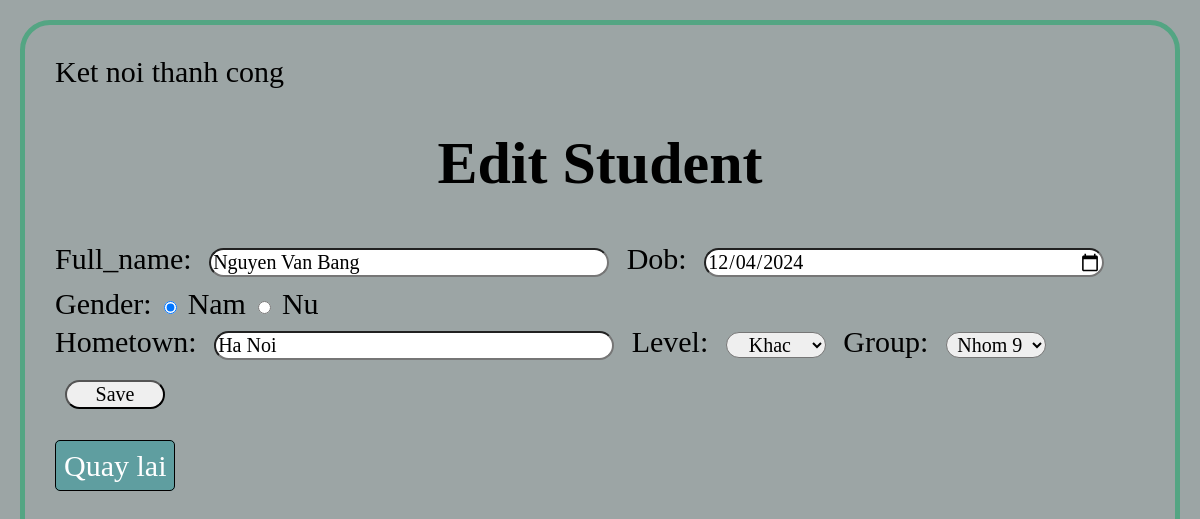
Screenshot of /php/edit.php?id=4 with the database file from the repository.
### tables this page shows
CREATE TABLE `table_student` (
  `id` int(50) NOT NULL,
  `full_name` varchar(255) NOT NULL,
  `dob` date NOT NULL,
  `gender` int(10) NOT NULL,
  `hometown` varchar(255) NOT NULL,
  `level_id` int(20) NOT NULL,
  `group_id` int(20) NOT NULL
);

### php/edit.php (the view, shortened to what this page needs)
<?php
include "databasename.php";
$id = isset($_GET["id"]) ? intval($_GET["id"]) : 0;
$sql = "SELECT * FROM table_student WHERE id=$id";
$result = $conn->query($sql);
$row=$result->fetch_assoc();
?>
<!DOCTYPE html>
<html lang="en">
<head>
    <link rel="stylesheet" href="../css/style2.css">
</head>
<body>
    <h1>Edit Student</h1>
    <form action="updateedit.php" method="POST">
        <label for="full_name">Full_name:</label>
            <input type="text" name="full_name" value="<?php echo $row["full_name"]; ?>">
        <label for="dob">Dob:</label>
            <input type="date" name="dob" value="<?php echo $row["dob"]; ?>"><br>
        <label for="gender">Gender:</label>
            <input type="radio" name="gender" value= "1" <?php echo ($row["gender"] == 1) ? "Checked" :  ""; ?> required> Nam
            <input type="radio" name="gender" value= "0" <?php echo ($row["gender"] == 0) ? "Checked" :  ""; ?> required> Nu <br>
        <label for="hometown">Hometown:</label>
        <input type="text" name="hometown" value="<?php echo $row["hometown"]; ?>">
        <label for="level_id">Level:</label>
        <select name="level_id" required>
            <option value="3"<?php echo ($row['level_id'] == 3 ) ? 'selected' : ''; ?>>Khac</option>
        </select>
        <label for="group_id">Group:</label>
        <select name="group_id">
            <option value="9" <?php echo ($row['group_id'] == 9) ? 'selected' : '' ?>>Nhom 9</option>
        </select><br>
        <button type='submit'>Save</button>
    </form>
    <a class="edit"href="index.php">Quay lai</a>
</body>
</html>

### css/style2.css (style rules this page uses)
body { background-color: rgb(156, 165, 165); font-family: 'Times New Roman', Times, serif; margin: 20px; padding: 30px; font-size: 30px; border: 5px solid rgb(84, 165, 131); border-radius: 30px; }
h1 { font-family: 'Times New Roman', Times, serif; text-align: center; }
input[type=text] { font-size: 20px; font-family: 'Times New Roman', Times, serif; width: 400px; padding: auto; margin: 10px; border-radius: 30px; }
input[type=date] { font-size: 20px; font-family: 'Times New Roman', Times, serif; width: 400px; padding: auto; margin: 10px; border-radius: 30px; }
select[name=level_id] { font-size: 20px; font-family: 'Times New Roman', Times, serif; width: 100px; padding: auto; margin: 10px; text-align: center; border-radius: 30px; }
select[name=group_id] { font-size: 20px; font-family: 'Times New Roman', Times, serif; width: 100px; padding: auto; margin: 10px; text-align: center; border-radius: 30px; }
button[type=submit] { font-size: 20px; font-family: 'Times New Roman', Times, serif; width: 100px; padding: auto; margin: 10px; text-align: center; border-radius: 30px; }
.edit { padding: 8px 8px; margin-right: 10px; border: 1px solid black; background-color: cadetblue; text-decoration: none; color: white; border-radius: 5px; text-align: center; }

### rows the page displays
table_student: full_name "Nguyen Van Bang", dob "12/04/2024", gender "☑", hometown "Ha Noi", level_id "Khac", group_id "Nhom 9"
